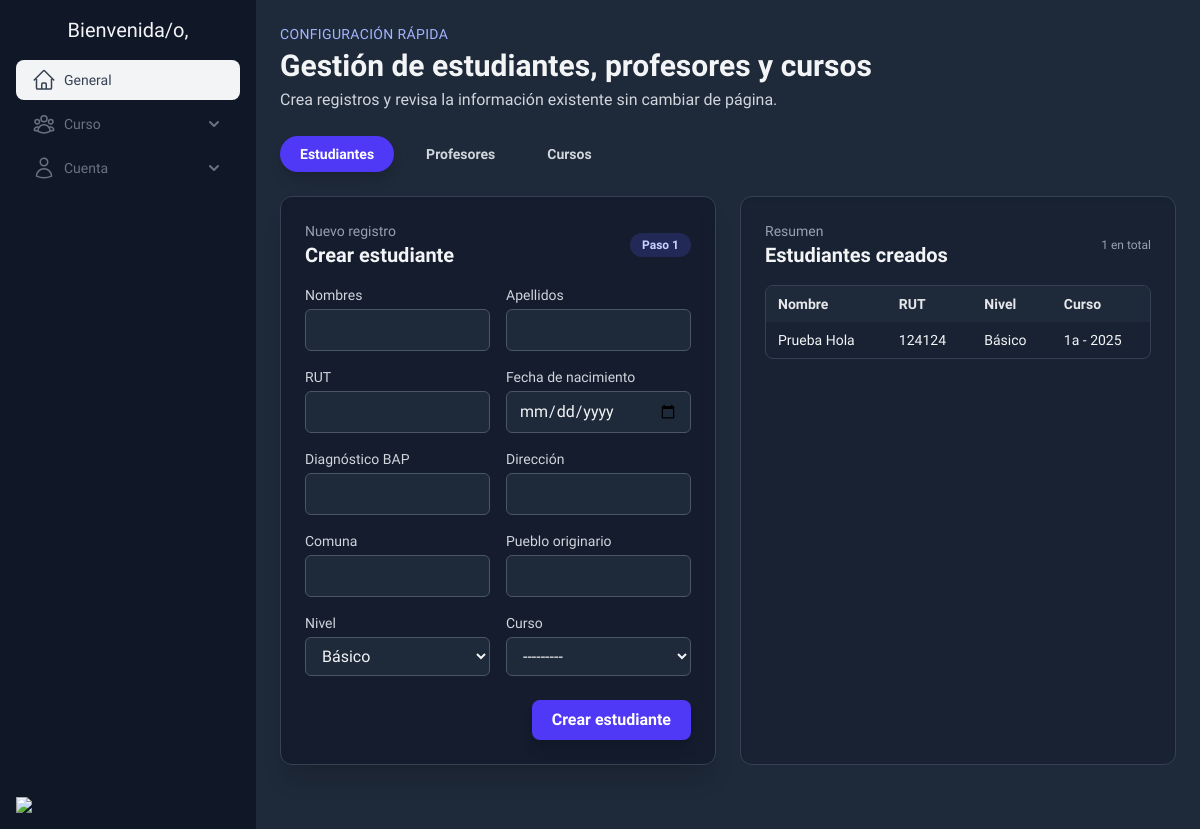
The page /core/gestion on the database as committed earlier.
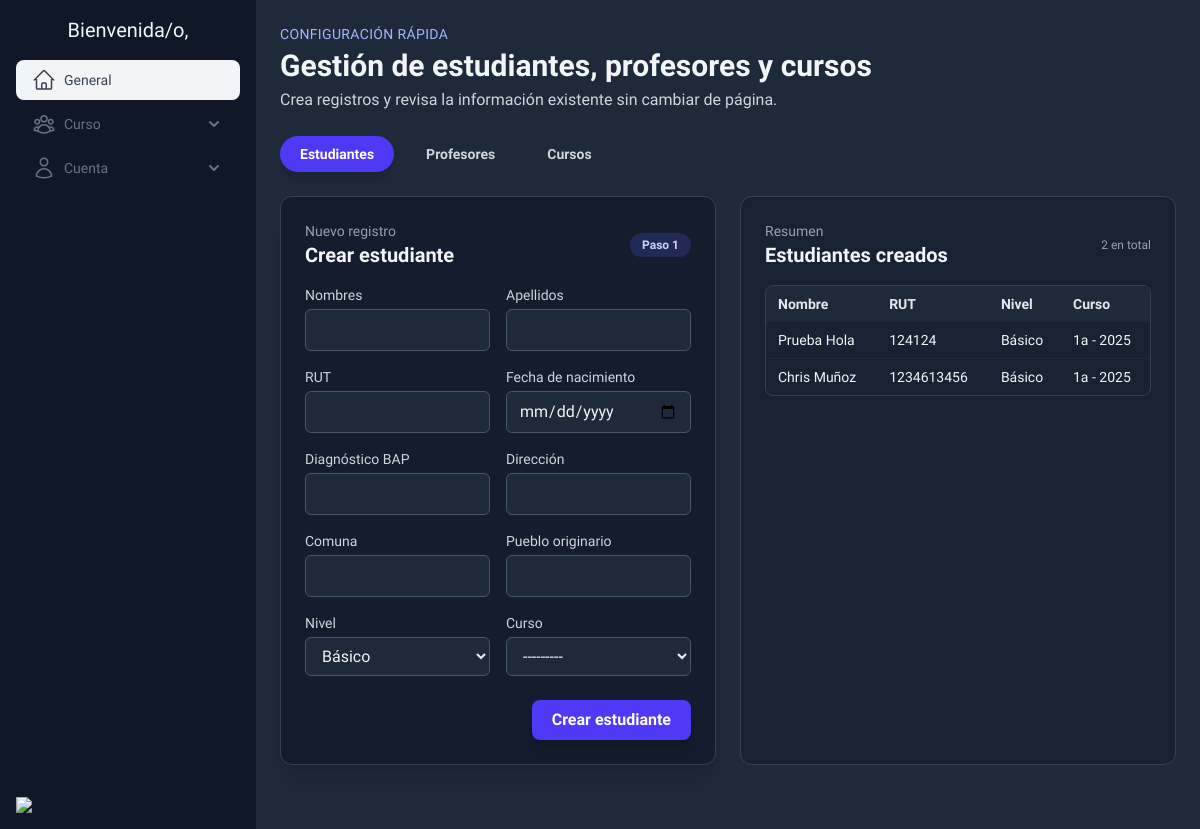
The same page on the database as committed later.
### core/models.py (models this page shows, shortened)
class DateTime(models.Model):
    created_at = models.DateTimeField(auto_now_add=True)
    updated_at = models.DateTimeField(auto_now=True)
    class Meta:
        abstract = True

class Estudiante(DateTime):
    first_name = models.CharField(max_length=150)
    last_name = models.CharField(max_length=150)
    rut = models.CharField(max_length=10, unique=True)
    birth_date = models.DateField()
    bapDiag = models.CharField(max_length=40)
    address = models.CharField(max_length=40)
    commune = models.CharField(max_length=40)
    etnia = models.CharField(max_length=40, null=True, blank=True)
    parents = models.ManyToManyField(Apoderado, related_name='students', blank=True)
    curso = models.ForeignKey(Curso, on_delete=models.CASCADE, related_name='students', null=True, blank=True)
    nivel = models.CharField(max_length=10, choices=Nivel.choices, default=Nivel.BASIC)

class Curso(DateTime):
    level = models.CharField(max_length=10, choices=Nivel.choices, default=Nivel.BASIC)
    name = models.CharField(max_length=25)
    sala_id = models.ForeignKey(Sala, on_delete=models.CASCADE, related_name='sala', null=True)
    def __str__(self) -> str:
        return f'{self.name} - {self.created_at.year}'

### core/views.py (the view)
# urls.py: path('gestion', gestion_view, name='gestion'),
def gestion_view(request):
    active_tab = request.GET.get('tab', 'estudiantes')
    User = get_user_model()
    if request.method == 'POST':
        active_tab = request.POST.get('active_tab', 'estudiantes')
        if active_tab == 'estudiantes':
            estudiante_form = EstudianteForm(request.POST)
            profesor_form = ProfesorForm()
            curso_form = CursoForm()
            if estudiante_form.is_valid():
                estudiante_form.save()
                messages.success(request, 'Estudiante creado correctamente.')
                return redirect(f'{request.path}?tab=estudiantes')
        elif active_tab == 'profesores':
            profesor_form = ProfesorForm(request.POST)
            estudiante_form = EstudianteForm()
            curso_form = CursoForm()
            if profesor_form.is_valid():
                profesor_form.save()
                messages.success(request, 'Profesor creado correctamente.')
                return redirect(f'{request.path}?tab=profesores')
        elif active_tab == 'cursos':
            curso_form = CursoForm(request.POST)
            estudiante_form = EstudianteForm()
            profesor_form = ProfesorForm()
            if curso_form.is_valid():
                curso_form.save()
                messages.success(request, 'Curso creado correctamente.')
                return redirect(f'{request.path}?tab=cursos')
        else:
            estudiante_form = EstudianteForm()
            profesor_form = ProfesorForm()
            curso_form = CursoForm()
    else:
        estudiante_form = EstudianteForm()
        profesor_form = ProfesorForm()
        curso_form = CursoForm()
    estudiantes = Estudiante.objects.select_related('curso', 'curso__sala_id').all()
    profesores = User.objects.filter(role=User.Roles.TEACHER)
    cursos = Curso.objects.select_related('sala_id').all()
    context = {
        'active_tab': active_tab,
        'estudiante_form': estudiante_form,
        'profesor_form': profesor_form,
        'curso_form': curso_form,
        'estudiantes': estudiantes,
        'profesores': profesores,
        'cursos': cursos,
    }
    return render(request, 'gestion.html', context)

### core/forms.py
class EstudianteForm(BaseStyledModelForm):
    birth_date = forms.DateField(
        widget=forms.DateInput(attrs={"type": "date"}),
        label="Fecha de nacimiento",
    )
    class Meta:
        model = Estudiante
        fields = [
            "first_name",
            "last_name",
            "rut",
            "birth_date",
            "bapDiag",
            "address",
            "commune",
            "etnia",
            "nivel",
            "curso",
        ]
        labels = {
            "first_name": "Nombres",
            "last_name": "Apellidos",
            "rut": "RUT",
            "bapDiag": "Diagnóstico BAP",
            "address": "Dirección",
            "commune": "Comuna",
            "etnia": "Pueblo originario",
            "nivel": "Nivel",
            "curso": "Curso",
        }

### core/models.py (called while the page is built)
    def __str__(self):
        return f'{self.nombre_sala}'

### core/templates/gestion.html (shortened to what this page needs)
{% extends 'base.html'%}
{% block content %}
<section class="space-y-6">
  <header class="flex flex-col gap-1">
    <p class="text-sm uppercase tracking-wide text-indigo-300">Configuración rápida</p>
    <h1 class="text-3xl font-bold">Gestión de estudiantes, profesores y cursos</h1>
    <p class="text-gray-300">Crea registros y revisa la información existente sin cambiar de página.</p>
  </header>
  <div class="flex flex-wrap gap-3">
    <button type="button" data-tab="estudiantes"
      class="tab-trigger rounded-full px-5 py-2 text-sm font-semibold transition">
      Estudiantes
    </button>
    <button type="button" data-tab="profesores"
      class="tab-trigger rounded-full px-5 py-2 text-sm font-semibold transition">
      Profesores
    </button>
    <button type="button" data-tab="cursos"
      class="tab-trigger rounded-full px-5 py-2 text-sm font-semibold transition">
      Cursos
    </button>
  </div>
  <div class="space-y-10">
    <div data-panel="estudiantes" class="{% if active_tab != 'estudiantes' %}hidden{% endif %} space-y-6">
      <div class="grid gap-6 lg:grid-cols-2">
        <form method="post" class="rounded-xl border border-gray-700 bg-gray-900/70 p-6 shadow-xl backdrop-blur">
          <div class="flex items-center justify-between">
            <div>
              <p class="text-sm text-gray-400">Nuevo registro</p>
              <h2 class="text-xl font-semibold">Crear estudiante</h2>
            </div>
            <span class="rounded-full bg-indigo-500/20 px-3 py-1 text-xs font-semibold text-indigo-200">Paso 1</span>
          </div>
          <div class="mt-4 grid gap-4 md:grid-cols-2">
            {% for field in estudiante_form %}
            <div>
              <label class="mb-1 block text-sm text-gray-300">{{ field.label }}</label>
              {{ field }}
            </div>
            {% endfor %}
          </div>
          <div class="mt-6 flex justify-end">
            <button type="submit"
              class="rounded-lg bg-indigo-600 px-5 py-2 font-semibold text-white shadow-lg transition hover:bg-indigo-500 focus:outline-none focus:ring-2 focus:ring-indigo-300">
              Crear estudiante
            </button>
          </div>
        </form>
        <div class="rounded-xl border border-gray-700 bg-gray-900/40 p-6 shadow-inner">
          <div class="flex items-center justify-between">
            <div>
              <p class="text-sm text-gray-400">Resumen</p>
              <h2 class="text-xl font-semibold">Estudiantes creados</h2>
            </div>
            <span class="text-xs text-gray-400">{{ estudiantes|length }} en total</span>
          </div>
          <div class="mt-4 max-h-[28rem] overflow-auto rounded-lg border border-gray-700">
            <table class="min-w-full text-sm">
              <thead class="bg-gray-800 text-gray-200">
                <tr class="text-left">
                  <th class="px-3 py-2">Nombre</th>
                  <th class="px-3 py-2">RUT</th>
                  <th class="px-3 py-2">Nivel</th>
                  <th class="px-3 py-2">Curso</th>
                </tr>
              </thead>
              <tbody class="divide-y divide-gray-800">
                {% for estudiante in estudiantes %}
                <tr class="hover:bg-gray-800/60">
                  <td class="px-3 py-2">{{ estudiante.first_name }} {{ estudiante.last_name }}</td>
                  <td class="px-3 py-2">{{ estudiante.rut }}</td>
                  <td class="px-3 py-2">{{ estudiante.get_nivel_display }}</td>
                  <td class="px-3 py-2">{{ estudiante.curso|default:'Sin curso' }}</td>
                </tr>
                {% empty %}
                <tr>
                  <td colspan="4" class="px-3 py-4 text-center text-gray-400">No hay estudiantes registrados.</td>
                </tr>
                {% endfor %}
              </tbody>
            </table>
          </div>
        </div>
      </div>
    </div>
  </div>
</section>
{% endblock %}

Rows that differ between the two databases and show on the page:
added Estudiante: first_name "Chris", last_name "Muñoz", rut "1234613456", nivel "Básico", curso "1a - 2025"
Other text that changed with them:
{{ estudiantes|length }}: "1" → "2"
